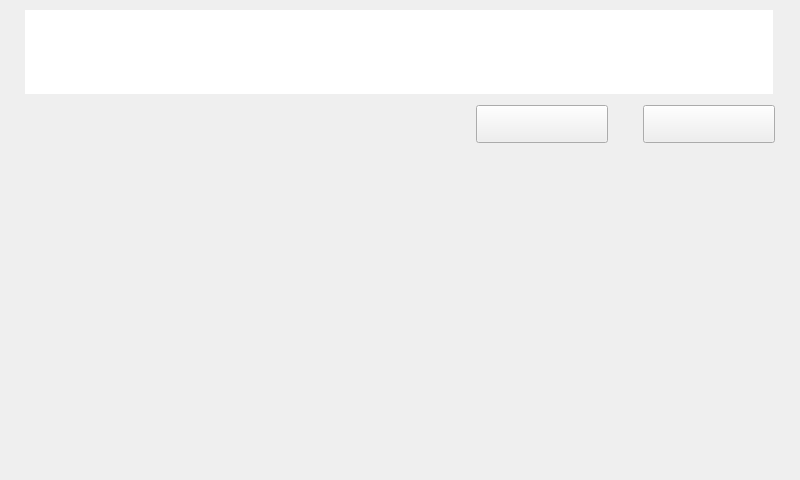
<?xml version="1.0" encoding="UTF-8"?>
<ui version="4.0">
 <class>InputInfoDialog</class>
 <widget class="QDialog" name="InputInfoDialog">
  <property name="enabled">
   <bool>true</bool>
  </property>
  <property name="geometry">
   <rect>
    <x>0</x>
    <y>0</y>
    <width>800</width>
    <height>480</height>
   </rect>
  </property>
  <property name="sizePolicy">
   <sizepolicy hsizetype="Preferred" vsizetype="Preferred">
    <horstretch>0</horstretch>
    <verstretch>0</verstretch>
   </sizepolicy>
  </property>
  <property name="font">
   <font>
    <family>Ubuntu</family>
    <pointsize>11</pointsize>
    <weight>50</weight>
    <italic>false</italic>
    <bold>false</bold>
   </font>
  </property>
  <property name="windowTitle">
   <string>Dialog</string>
  </property>
  <property name="styleSheet">
   <string notr="true"/>
  </property>
  <widget class="Digitpanel" name="DigitWidget" native="true">
   <property name="geometry">
    <rect>
     <x>0</x>
     <y>135</y>
     <width>800</width>
     <height>345</height>
    </rect>
   </property>
  </widget>
  <widget class="QFrame" name="frame">
   <property name="geometry">
    <rect>
     <x>0</x>
     <y>0</y>
     <width>800</width>
     <height>155</height>
    </rect>
   </property>
   <property name="frameShape">
    <enum>QFrame::NoFrame</enum>
   </property>
   <property name="frameShadow">
    <enum>QFrame::Raised</enum>
   </property>
   <widget class="CommonPushButton" name="InputInfoButtonCancel">
    <property name="geometry">
     <rect>
      <x>476</x>
      <y>105</y>
      <width>132</width>
      <height>38</height>
     </rect>
    </property>
    <property name="focusPolicy">
     <enum>Qt::NoFocus</enum>
    </property>
    <property name="autoFillBackground">
     <bool>false</bool>
    </property>
    <property name="text">
     <string/>
    </property>
    <property name="flat">
     <bool>false</bool>
    </property>
   </widget>
   <widget class="CommonPushButton" name="InputInfoButtonConfirm">
    <property name="geometry">
     <rect>
      <x>643</x>
      <y>105</y>
      <width>132</width>
      <height>38</height>
     </rect>
    </property>
    <property name="focusPolicy">
     <enum>Qt::NoFocus</enum>
    </property>
    <property name="autoFillBackground">
     <bool>false</bool>
    </property>
    <property name="text">
     <string/>
    </property>
    <property name="flat">
     <bool>false</bool>
    </property>
   </widget>
   <widget class="QLabel" name="PicLabel">
    <property name="geometry">
     <rect>
      <x>25</x>
      <y>10</y>
      <width>748</width>
      <height>84</height>
     </rect>
    </property>
    <property name="text">
     <string/>
    </property>
   </widget>
   <widget class="QTextEdit" name="InputInfoTextEdit">
    <property name="geometry">
     <rect>
      <x>25</x>
      <y>10</y>
      <width>748</width>
      <height>84</height>
     </rect>
    </property>
    <property name="frameShape">
     <enum>QFrame::NoFrame</enum>
    </property>
   </widget>
  </widget>
 </widget>
 <customwidgets>
  <customwidget>
   <class>CommonPushButton</class>
   <extends>QPushButton</extends>
   <header>commonpushbutton.h</header>
  </customwidget>
  <customwidget>
   <class>Digitpanel</class>
   <extends>QWidget</extends>
   <header location="global">digitpanel.h</header>
   <container>1</container>
  </customwidget>
 </customwidgets>
 <resources/>
 <connections/>
</ui>
